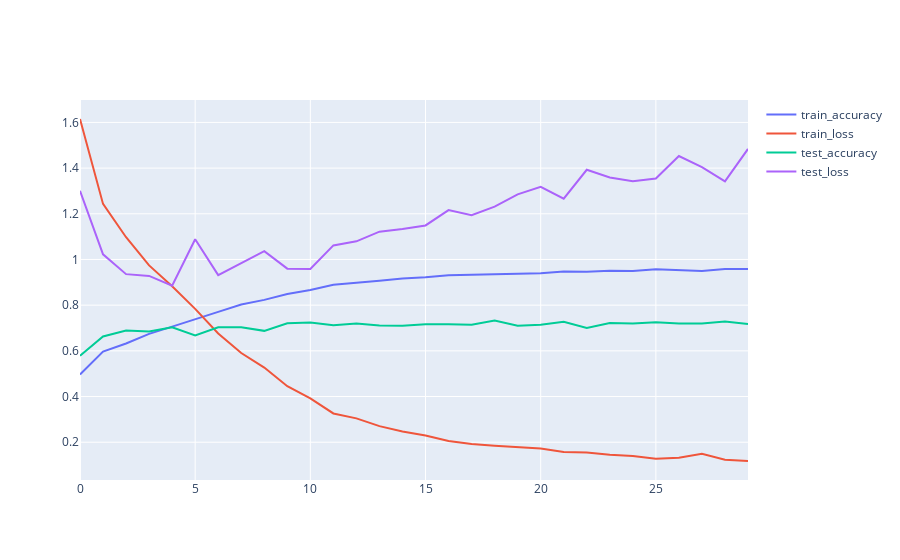

The notebook cell saved with this chart:
### Code cell
df = pd.DataFrame(trainer.history)
fig = go.Figure()

fig.add_trace(
    go.Scatter( 
        y=df["train_accuracy"],
        name = 'train_accuracy'
    ))
fig.add_trace(
    go.Scatter(
        y=df["train_loss"],
        name = 'train_loss'
    ))
fig.add_trace(
    go.Scatter(
        y=df["test_accuracy"],
        name = 'test_accuracy'
    ), 
)
fig.add_trace(
    go.Scatter(
        y=df["test_loss"],
        name = 'test_loss'
    ))
fig.show()

### Figure 1 — Plotly figure (JSON) as saved in the notebook; plotly's stock layout.template omitted (floating-point values rounded to 4 significant figures)
{"data": [{"name": "train_accuracy", "y": [0.4965, 0.5965, 0.6322, 0.6743, 0.706, 0.7371, 0.7708, 0.8029, 0.8231, 0.849, 0.866, 0.8894, 0.8964, 0.9065, 0.917, 0.922, 0.9312, 0.934, 0.9352, 0.9383, 0.9396, 0.9473, 0.9462, 0.9511, 0.9497, 0.9569, 0.9549, 0.95, 0.958, 0.9583], "type": "scatter"}, {"name": "train_loss", "y": [1.615, 1.243, 1.097, 0.9741, 0.8825, 0.7838, 0.6762, 0.5907, 0.5268, 0.4451, 0.3919, 0.3259, 0.3045, 0.2705, 0.2473, 0.2291, 0.205, 0.1919, 0.185, 0.179, 0.1721, 0.1571, 0.1551, 0.1455, 0.1401, 0.1272, 0.1323, 0.1491, 0.1229, 0.1178], "type": "scatter"}, {"name": "test_accuracy", "y": [0.5789, 0.6632, 0.6895, 0.6845, 0.7029, 0.6677, 0.7029, 0.7029, 0.6875, 0.7207, 0.7242, 0.7118, 0.7202, 0.7113, 0.7103, 0.7168, 0.7163, 0.7148, 0.7331, 0.7103, 0.7138, 0.7277, 0.6999, 0.7217, 0.7192, 0.7257, 0.7202, 0.7192, 0.7282, 0.7178], "type": "scatter"}, {"name": "test_loss", "y": [1.3, 1.023, 0.9358, 0.9282, 0.8848, 1.089, 0.9315, 0.9827, 1.036, 0.9598, 0.958, 1.062, 1.079, 1.122, 1.134, 1.149, 1.216, 1.194, 1.231, 1.285, 1.318, 1.266, 1.393, 1.359, 1.342, 1.355, 1.453, 1.404, 1.342, 1.484], "type": "scatter"}], "layout": {}}
